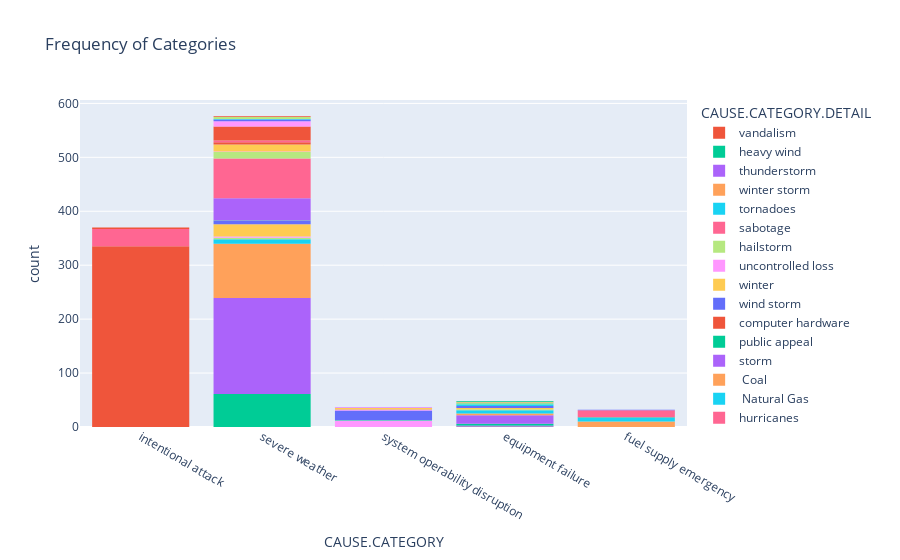

The notebook cell this image was saved under:
### Code cell
fig = px.histogram(df, x='CAUSE.CATEGORY', 
                   title='Frequency of Categories', 
                   color = 'CAUSE.CATEGORY.DETAIL',
                   labels={'x': 'Cause', 'y': 'Frequency'})
fig.show()

### Figure 1 — Plotly figure (JSON) as saved in the notebook; plotly's stock layout.template omitted (floating-point values rounded to 4 significant figures; data arrays with more than 128 entries replaced by an {"elided": "..."} marker saying what was removed)
{"data": [{"alignmentgroup": "True", "bingroup": "x", "hovertemplate": "CAUSE.CATEGORY.DETAIL=vandalism<br>CAUSE.CATEGORY=%{x}<br>count=%{y}<extra></extra>", "legendgroup": "vandalism", "marker": {"color": "#EF553B", "pattern": {"shape": ""}}, "name": "vandalism", "offsetgroup": "vandalism", "orientation": "v", "showlegend": true, "type": "histogram", "x": {"elided": "335 str values"}, "xaxis": "x", "yaxis": "y"}, {"alignmentgroup": "True", "bingroup": "x", "hovertemplate": "CAUSE.CATEGORY.DETAIL=heavy wind<br>CAUSE.CATEGORY=%{x}<br>count=%{y}<extra></extra>", "legendgroup": "heavy wind", "marker": {"color": "#00cc96", "pattern": {"shape": ""}}, "name": "heavy wind", "offsetgroup": "heavy wind", "orientation": "v", "showlegend": true, "type": "histogram", "x": ["severe weather", "severe weather", "severe weather", "severe weather", "severe weather", "severe weather", "severe weather", "severe weather", "severe weather", "severe weather", "severe weather", "severe weather", "severe weather", "severe weather", "severe weather", "severe weather", "severe weather", "severe weather", "severe weather", "severe weather", "severe weather", "severe weather", "severe weather", "severe weather", "severe weather", "severe weather", "severe weather", "severe weather", "severe weather", "severe weather", "severe weather", "severe weather", "severe weather", "severe weather", "severe weather", "severe weather", "severe weather", "severe weather", "severe weather", "severe weather", "severe weather", "severe weather", "severe weather", "severe weather", "severe weather", "severe weather", "severe weather", "severe weather", "severe weather", "severe weather", "severe weather", "severe weather", "severe weather", "severe weather", "severe weather", "severe weather", "severe weather", "severe weather", "severe weather", "severe weather", "severe weather"], "xaxis": "x", "yaxis": "y"}, {"alignmentgroup": "True", "bingroup": "x", "hovertemplate": "CAUSE.CATEGORY.DETAIL=thunderstorm<br>CAUSE.CATEGORY=%{x}<br>count=%{y}<extra></extra>", "legendgroup": "thunderstorm", "marker": {"color": "#ab63fa", "pattern": {"shape": ""}}, "name": "thunderstorm", "offsetgroup": "thunderstorm", "orientation": "v", "showlegend": true, "type": "histogram", "x": {"elided": "178 str values"}, "xaxis": "x", "yaxis": "y"}, {"alignmentgroup": "True", "bingroup": "x", "hovertemplate": "CAUSE.CATEGORY.DETAIL=winter storm<br>CAUSE.CATEGORY=%{x}<br>count=%{y}<extra></extra>", "legendgroup": "winter storm", "marker": {"color": "#FFA15A", "pattern": {"shape": ""}}, "name": "winter storm", "offsetgroup": "winter storm", "orientation": "v", "showlegend": true, "type": "histogram", "x": ["severe weather", "severe weather", "severe weather", "severe weather", "severe weather", "severe weather", "severe weather", "severe weather", "severe weather", "severe weather", "severe weather", "severe weather", "severe weather", "severe weather", "severe weather", "severe weather", "severe weather", "severe weather", "severe weather", "severe weather", "severe weather", "severe weather", "severe weather", "severe weather", "severe weather", "severe weather", "severe weather", "severe weather", "severe weather", "severe weather", "severe weather", "severe weather", "severe weather", "severe weather", "severe weather", "severe weather", "severe weather", "severe weather", "severe weather", "severe weather", "severe weather", "severe weather", "severe weather", "severe weather", "severe weather", "severe weather", "severe weather", "severe weather", "severe weather", "severe weather", "severe weather", "severe weather", "severe weather", "severe weather", "severe weather", "severe weather", "severe weather", "severe weather", "severe weather", "severe weather", "severe weather", "severe weather", "severe weather", "severe weather", "severe weather", "severe weather", "severe weather", "severe weather", "severe weather", "severe weather", "severe weather", "severe weather", "severe weather", "severe weather", "severe weather", "severe weather", "severe weather", "severe weather", "severe weather", "severe weather", "severe weather", "severe weather", "severe weather", "severe weather", "severe weather", "severe weather", "severe weather", "severe weather", "severe weather", "severe weather", "severe weather", "severe weather", "severe weather", "severe weather", "severe weather", "severe weather", "severe weather", "severe weather", "severe weather", "severe weather", "severe weather"], "xaxis": "x", "yaxis": "y"}, {"alignmentgroup": "True", "bingroup": "x", "hovertemplate": "CAUSE.CATEGORY.DETAIL=tornadoes<br>CAUSE.CATEGORY=%{x}<br>count=%{y}<extra></extra>", "legendgroup": "tornadoes", "marker": {"color": "#19d3f3", "pattern": {"shape": ""}}, "name": "tornadoes", "offsetgroup": "tornadoes", "orientation": "v", "showlegend": true, "type": "histogram", "x": ["severe weather", "severe weather", "severe weather", "severe weather", "severe weather", "severe weather", "severe weather", "severe weather"], "xaxis": "x", "yaxis": "y"}, {"alignmentgroup": "True", "bingroup": "x", "hovertemplate": "CAUSE.CATEGORY.DETAIL=sabotage<br>CAUSE.CATEGORY=%{x}<br>count=%{y}<extra></extra>", "legendgroup": "sabotage", "marker": {"color": "#FF6692", "pattern": {"shape": ""}}, "name": "sabotage", "offsetgroup": "sabotage", "orientation": "v", "showlegend": true, "type": "histogram", "x": ["intentional attack", "intentional attack", "intentional attack", "intentional attack", "intentional attack", "intentional attack", "intentional attack", "intentional attack", "intentional attack", "intentional attack", "intentional attack", "intentional attack", "intentional attack", "intentional attack", "intentional attack", "intentional attack", "intentional attack", "intentional attack", "intentional attack", "intentional attack", "intentional attack", "intentional attack", "intentional attack", "intentional attack", "intentional attack", "intentional attack", "intentional attack", "intentional attack", "intentional attack", "intentional attack", "intentional attack", "intentional attack"], "xaxis": "x", "yaxis": "y"}, {"alignmentgroup": "True", "bingroup": "x", "hovertemplate": "CAUSE.CATEGORY.DETAIL=hailstorm<br>CAUSE.CATEGORY=%{x}<br>count=%{y}<extra></extra>", "legendgroup": "hailstorm", "marker": {"color": "#B6E880", "pattern": {"shape": ""}}, "name": "hailstorm", "offsetgroup": "hailstorm", "orientation": "v", "showlegend": true, "type": "histogram", "x": ["severe weather", "severe weather", "severe weather"], "xaxis": "x", "yaxis": "y"}, {"alignmentgroup": "True", "bingroup": "x", "hovertemplate": "CAUSE.CATEGORY.DETAIL=uncontrolled loss<br>CAUSE.CATEGORY=%{x}<br>count=%{y}<extra></extra>", "legendgroup": "uncontrolled loss", "marker": {"color": "#FF97FF", "pattern": {"shape": ""}}, "name": "uncontrolled loss", "offsetgroup": "uncontrolled loss", "orientation": "v", "showlegend": true, "type": "histogram", "x": ["system operability disruption", "system operability disruption", "system operability disruption", "system operability disruption", "system operability disruption", "severe weather", "system operability disruption", "system operability disruption", "system operability disruption", "system operability disruption", "system operability disruption", "severe weather", "system operability disruption", "system operability disruption"], "xaxis": "x", "yaxis": "y"}, {"alignmentgroup": "True", "bingroup": "x", "hovertemplate": "CAUSE.CATEGORY.DETAIL=winter<br>CAUSE.CATEGORY=%{x}<br>count=%{y}<extra></extra>", "legendgroup": "winter", "marker": {"color": "#FECB52", "pattern": {"shape": ""}}, "name": "winter", "offsetgroup": "winter", "orientation": "v", "showlegend": true, "type": "histogram", "x": ["severe weather", "severe weather", "severe weather", "severe weather", "severe weather", "severe weather", "severe weather", "severe weather", "severe weather", "severe weather", "severe weather", "severe weather", "severe weather", "severe weather", "severe weather", "severe weather", "severe weather", "severe weather", "severe weather", "severe weather", "severe weather", "severe weather", "severe weather"], "xaxis": "x", "yaxis": "y"}, {"alignmentgroup": "True", "bingroup": "x", "hovertemplate": "CAUSE.CATEGORY.DETAIL=wind storm<br>CAUSE.CATEGORY=%{x}<br>count=%{y}<extra></extra>", "legendgroup": "wind storm", "marker": {"color": "#636efa", "pattern": {"shape": ""}}, "name": "wind storm", "offsetgroup": "wind storm", "orientation": "v", "showlegend": true, "type": "histogram", "x": ["severe weather", "severe weather", "severe weather", "severe weather", "severe weather", "severe weather"], "xaxis": "x", "yaxis": "y"}, {"alignmentgroup": "True", "bingroup": "x", "hovertemplate": "CAUSE.CATEGORY.DETAIL=computer hardware<br>CAUSE.CATEGORY=%{x}<br>count=%{y}<extra></extra>", "legendgroup": "computer hardware", "marker": {"color": "#EF553B", "pattern": {"shape": ""}}, "name": "computer hardware", "offsetgroup": "computer hardware", "orientation": "v", "showlegend": true, "type": "histogram", "x": ["equipment failure"], "xaxis": "x", "yaxis": "y"}, {"alignmentgroup": "True", "bingroup": "x", "hovertemplate": "CAUSE.CATEGORY.DETAIL=public appeal<br>CAUSE.CATEGORY=%{x}<br>count=%{y}<extra></extra>", "legendgroup": "public appeal", "marker": {"color": "#00cc96", "pattern": {"shape": ""}}, "name": "public appeal", "offsetgroup": "public appeal", "orientation": "v", "showlegend": true, "type": "histogram", "x": ["system operability disruption", "severe weather"], "xaxis": "x", "yaxis": "y"}, {"alignmentgroup": "True", "bingroup": "x", "hovertemplate": "CAUSE.CATEGORY.DETAIL=storm<br>CAUSE.CATEGORY=%{x}<br>count=%{y}<extra></extra>", "legendgroup": "storm", "marker": {"color": "#ab63fa", "pattern": {"shape": ""}}, "name": "storm", "offsetgroup": "storm", "orientation": "v", "showlegend": true, "type": "histogram", "x": ["severe weather", "severe weather", "severe weather", "severe weather", "severe weather", "severe weather", "severe weather", "severe weather", "severe weather", "severe weather", "severe weather", "severe weather", "severe weather", "severe weather", "severe weather", "severe weather", "severe weather", "severe weather", "severe weather", "severe weather", "severe weather", "severe weather", "severe weather", "severe weather", "severe weather", "severe weather", "severe weather", "severe weather", "severe weather", "severe weather", "severe weather", "severe weather", "severe weather", "severe weather", "severe weather", "severe weather", "severe weather", "severe weather", "severe weather", "severe weather", "severe weather"], "xaxis": "x", "yaxis": "y"}, {"alignmentgroup": "True", "bingroup": "x", "hovertemplate": "CAUSE.CATEGORY.DETAIL= Coal<br>CAUSE.CATEGORY=%{x}<br>count=%{y}<extra></extra>", "legendgroup": " Coal", "marker": {"color": "#FFA15A", "pattern": {"shape": ""}}, "name": " Coal", "offsetgroup": " Coal", "orientation": "v", "showlegend": true, "type": "histogram", "x": ["fuel supply emergency", "fuel supply emergency", "fuel supply emergency", "fuel supply emergency", "fuel supply emergency", "fuel supply emergency", "fuel supply emergency", "fuel supply emergency", "fuel supply emergency", "fuel supply emergency"], "xaxis": "x", "yaxis": "y"}, {"alignmentgroup": "True", "bingroup": "x", "hovertemplate": "CAUSE.CATEGORY.DETAIL= Natural Gas<br>CAUSE.CATEGORY=%{x}<br>count=%{y}<extra></extra>", "legendgroup": " Natural Gas", "marker": {"color": "#19d3f3", "pattern": {"shape": ""}}, "name": " Natural Gas", "offsetgroup": " Natural Gas", "orientation": "v", "showlegend": true, "type": "histogram", "x": ["fuel supply emergency", "fuel supply emergency", "fuel supply emergency", "fuel supply emergency", "fuel supply emergency", "fuel supply emergency", "fuel supply emergency"], "xaxis": "x", "yaxis": "y"}, {"alignmentgroup": "True", "bingroup": "x", "hovertemplate": "CAUSE.CATEGORY.DETAIL=hurricanes<br>CAUSE.CATEGORY=%{x}<br>count=%{y}<extra></extra>", "legendgroup": "hurricanes", "marker": {"color": "#FF6692", "pattern": {"shape": ""}}, "name": "hurricanes", "offsetgroup": "hurricanes", "orientation": "v", "showlegend": true, "type": "histogram", "x": ["severe weather", "severe weather", "severe weather", "severe weather", "severe weather", "severe weather", "severe weather", "severe weather", "severe weather", "severe weather", "severe weather", "severe weather", "severe weather", "severe weather", "severe weather", "severe weather", "severe weather", "severe weather", "severe weather", "severe weather", "severe weather", "severe weather", "severe weather", "severe weather", "severe weather", "severe weather", "severe weather", "severe weather", "severe weather", "severe weather", "severe weather", "severe weather", "severe weather", "severe weather", "severe weather", "severe weather", "severe weather", "severe weather", "severe weather", "severe weather", "severe weather", "severe weather", "severe weather", "severe weather", "severe weather", "severe weather", "severe weather", "severe weather", "severe weather", "severe weather", "severe weather", "severe weather", "severe weather", "severe weather", "severe weather", "severe weather", "severe weather", "severe weather", "severe weather", "severe weather", "severe weather", "severe weather", "severe weather", "severe weather", "severe weather", "severe weather", "severe weather", "severe weather", "severe weather", "severe weather", "severe weather", "severe weather", "severe weather", "severe weather"], "xaxis": "x", "yaxis": "y"}, {"alignmentgroup": "True", "bingroup": "x", "hovertemplate": "CAUSE.CATEGORY.DETAIL=wind/rain<br>CAUSE.CATEGORY=%{x}<br>count=%{y}<extra></extra>", "legendgroup": "wind/rain", "marker": {"color": "#B6E880", "pattern": {"shape": ""}}, "name": "wind/rain", "offsetgroup": "wind/rain", "orientation": "v", "showlegend": true, "type": "histogram", "x": ["severe weather", "severe weather", "severe weather", "severe weather", "severe weather", "severe weather", "severe weather", "severe weather", "severe weather", "severe weather", "severe weather", "severe weather"], "xaxis": "x", "yaxis": "y"}, {"alignmentgroup": "True", "bingroup": "x", "hovertemplate": "CAUSE.CATEGORY.DETAIL=snow/ice storm<br>CAUSE.CATEGORY=%{x}<br>count=%{y}<extra></extra>", "legendgroup": "snow/ice storm", "marker": {"color": "#FF97FF", "pattern": {"shape": ""}}, "name": "snow/ice storm", "offsetgroup": "snow/ice storm", "orientation": "v", "showlegend": true, "type": "histogram", "x": ["severe weather"], "xaxis": "x", "yaxis": "y"}, {"alignmentgroup": "True", "bingroup": "x", "hovertemplate": "CAUSE.CATEGORY.DETAIL=snow/ice <br>CAUSE.CATEGORY=%{x}<br>count=%{y}<extra></extra>", "legendgroup": "snow/ice ", "marker": {"color": "#FECB52", "pattern": {"shape": ""}}, "name": "snow/ice ", "offsetgroup": "snow/ice ", "orientation": "v", "showlegend": true, "type": "histogram", "x": ["severe weather", "severe weather", "severe weather", "severe weather", "severe weather", "severe weather", "severe weather", "severe weather", "severe weather", "severe weather", "severe weather", "severe weather", "severe weather"], "xaxis": "x", "yaxis": "y"}, {"alignmentgroup": "True", "bingroup": "x", "hovertemplate": "CAUSE.CATEGORY.DETAIL=transmission interruption<br>CAUSE.CATEGORY=%{x}<br>count=%{y}<extra></extra>", "legendgroup": "transmission interruption", "marker": {"color": "#636efa", "pattern": {"shape": ""}}, "name": "transmission interruption", "offsetgroup": "transmission interruption", "orientation": "v", "showlegend": true, "type": "histogram", "x": ["equipment failure", "system operability disruption", "system operability disruption", "system operability disruption", "system operability disruption", "equipment failure", "system operability disruption", "system operability disruption", "system operability disruption", "system operability disruption", "system operability disruption", "system operability disruption", "system operability disruption", "system operability disruption", "system operability disruption", "system operability disruption", "system operability disruption", "system operability disruption", "system operability disruption"], "xaxis": "x", "yaxis": "y"}, {"alignmentgroup": "True", "bingroup": "x", "hovertemplate": "CAUSE.CATEGORY.DETAIL=flooding<br>CAUSE.CATEGORY=%{x}<br>count=%{y}<extra></extra>", "legendgroup": "flooding", "marker": {"color": "#EF553B", "pattern": {"shape": ""}}, "name": "flooding", "offsetgroup": "flooding", "orientation": "v", "showlegend": true, "type": "histogram", "x": ["severe weather", "severe weather", "severe weather", "severe weather"], "xaxis": "x", "yaxis": "y"}, {"alignmentgroup": "True", "bingroup": "x", "hovertemplate": "CAUSE.CATEGORY.DETAIL=transformer outage<br>CAUSE.CATEGORY=%{x}<br>count=%{y}<extra></extra>", "legendgroup": "transformer outage", "marker": {"color": "#00cc96", "pattern": {"shape": ""}}, "name": "transformer outage", "offsetgroup": "transformer outage", "orientation": "v", "showlegend": true, "type": "histogram", "x": ["equipment failure", "equipment failure", "equipment failure"], "xaxis": "x", "yaxis": "y"}, {"alignmentgroup": "True", "bingroup": "x", "hovertemplate": "CAUSE.CATEGORY.DETAIL=generator trip<br>CAUSE.CATEGORY=%{x}<br>count=%{y}<extra></extra>", "legendgroup": "generator trip", "marker": {"color": "#ab63fa", "pattern": {"shape": ""}}, "name": "generator trip", "offsetgroup": "generator trip", "orientation": "v", "showlegend": true, "type": "histogram", "x": ["equipment failure", "equipment failure", "equipment failure", "equipment failure", "equipment failure", "equipment failure", "equipment failure", "equipment failure", "equipment failure", "equipment failure", "equipment failure", "equipment failure", "equipment failure", "equipment failure", "equipment failure", "equipment failure"], "xaxis": "x", "yaxis": "y"}, {"alignmentgroup": "True", "bingroup": "x", "hovertemplate": "CAUSE.CATEGORY.DETAIL=relaying malfunction<br>CAUSE.CATEGORY=%{x}<br>count=%{y}<extra></extra>", "legendgroup": "relaying malfunction", "marker": {"color": "#FFA15A", "pattern": {"shape": ""}}, "name": "relaying malfunction", "offsetgroup": "relaying malfunction", "orientation": "v", "showlegend": true, "type": "histogram", "x": ["equipment failure", "equipment failure", "equipment failure"], "xaxis": "x", "yaxis": "y"}, {"alignmentgroup": "True", "bingroup": "x", "hovertemplate": "CAUSE.CATEGORY.DETAIL=transmission trip<br>CAUSE.CATEGORY=%{x}<br>count=%{y}<extra></extra>", "legendgroup": "transmission trip", "marker": {"color": "#19d3f3", "pattern": {"shape": ""}}, "name": "transmission trip", "offsetgroup": "transmission trip", "orientation": "v", "showlegend": true, "type": "histogram", "x": ["equipment failure", "equipment failure", "equipment failure", "equipment failure", "equipment failure", "equipment failure"], "xaxis": "x", "yaxis": "y"}, {"alignmentgroup": "True", "bingroup": "x", "hovertemplate": "CAUSE.CATEGORY.DETAIL=lightning<br>CAUSE.CATEGORY=%{x}<br>count=%{y}<extra></extra>", "legendgroup": "lightning", "marker": {"color": "#FF6692", "pattern": {"shape": ""}}, "name": "lightning", "offsetgroup": "lightning", "orientation": "v", "showlegend": true, "type": "histogram", "x": ["severe weather", "severe weather", "severe weather"], "xaxis": "x", "yaxis": "y"}, {"alignmentgroup": "True", "bingroup": "x", "hovertemplate": "CAUSE.CATEGORY.DETAIL=switching<br>CAUSE.CATEGORY=%{x}<br>count=%{y}<extra></extra>", "legendgroup": "switching", "marker": {"color": "#B6E880", "pattern": {"shape": ""}}, "name": "switching", "offsetgroup": "switching", "orientation": "v", "showlegend": true, "type": "histogram", "x": ["equipment failure", "equipment failure"], "xaxis": "x", "yaxis": "y"}, {"alignmentgroup": "True", "bingroup": "x", "hovertemplate": "CAUSE.CATEGORY.DETAIL=shed load<br>CAUSE.CATEGORY=%{x}<br>count=%{y}<extra></extra>", "legendgroup": "shed load", "marker": {"color": "#FF97FF", "pattern": {"shape": ""}}, "name": "shed load", "offsetgroup": "shed load", "orientation": "v", "showlegend": true, "type": "histogram", "x": ["system operability disruption"], "xaxis": "x", "yaxis": "y"}, {"alignmentgroup": "True", "bingroup": "x", "hovertemplate": "CAUSE.CATEGORY.DETAIL=line fault<br>CAUSE.CATEGORY=%{x}<br>count=%{y}<extra></extra>", "legendgroup": "line fault", "marker": {"color": "#FECB52", "pattern": {"shape": ""}}, "name": "line fault", "offsetgroup": "line fault", "orientation": "v", "showlegend": true, "type": "histogram", "x": ["equipment failure", "equipment failure"], "xaxis": "x", "yaxis": "y"}, {"alignmentgroup": "True", "bingroup": "x", "hovertemplate": "CAUSE.CATEGORY.DETAIL=breaker trip<br>CAUSE.CATEGORY=%{x}<br>count=%{y}<extra></extra>", "legendgroup": "breaker trip", "marker": {"color": "#636efa", "pattern": {"shape": ""}}, "name": "breaker trip", "offsetgroup": "breaker trip", "orientation": "v", "showlegend": true, "type": "histogram", "x": ["equipment failure", "equipment failure", "equipment failure", "equipment failure"], "xaxis": "x", "yaxis": "y"}, {"alignmentgroup": "True", "bingroup": "x", "hovertemplate": "CAUSE.CATEGORY.DETAIL=wildfire<br>CAUSE.CATEGORY=%{x}<br>count=%{y}<extra></extra>", "legendgroup": "wildfire", "marker": {"color": "#EF553B", "pattern": {"shape": ""}}, "name": "wildfire", "offsetgroup": "wildfire", "orientation": "v", "showlegend": true, "type": "histogram", "x": ["severe weather", "severe weather", "severe weather", "severe weather", "severe weather", "severe weather", "severe weather", "severe weather", "severe weather", "severe weather", "severe weather", "severe weather", "severe weather", "severe weather", "severe weather", "severe weather", "severe weather", "severe weather", "severe weather", "severe weather", "severe weather", "severe weather", "severe weather", "severe weather", "severe weather", "severe weather"], "xaxis": "x", "yaxis": "y"}, {"alignmentgroup": "True", "bingroup": "x", "hovertemplate": "CAUSE.CATEGORY.DETAIL= Hydro<br>CAUSE.CATEGORY=%{x}<br>count=%{y}<extra></extra>", "legendgroup": " Hydro", "marker": {"color": "#00cc96", "pattern": {"shape": ""}}, "name": " Hydro", "offsetgroup": " Hydro", "orientation": "v", "showlegend": true, "type": "histogram", "x": ["fuel supply emergency"], "xaxis": "x", "yaxis": "y"}, {"alignmentgroup": "True", "bingroup": "x", "hovertemplate": "CAUSE.CATEGORY.DETAIL=majorsystem interruption<br>CAUSE.CATEGORY=%{x}<br>count=%{y}<extra></extra>", "legendgroup": "majorsystem interruption", "marker": {"color": "#ab63fa", "pattern": {"shape": ""}}, "name": "majorsystem interruption", "offsetgroup": "majorsystem interruption", "orientation": "v", "showlegend": true, "type": "histogram", "x": ["system operability disruption"], "xaxis": "x", "yaxis": "y"}, {"alignmentgroup": "True", "bingroup": "x", "hovertemplate": "CAUSE.CATEGORY.DETAIL=voltage reduction<br>CAUSE.CATEGORY=%{x}<br>count=%{y}<extra></extra>", "legendgroup": "voltage reduction", "marker": {"color": "#FFA15A", "pattern": {"shape": ""}}, "name": "voltage reduction", "offsetgroup": "voltage reduction", "orientation": "v", "showlegend": true, "type": "histogram", "x": ["system operability disruption"], "xaxis": "x", "yaxis": "y"}, {"alignmentgroup": "True", "bingroup": "x", "hovertemplate": "CAUSE.CATEGORY.DETAIL=transmission<br>CAUSE.CATEGORY=%{x}<br>count=%{y}<extra></extra>", "legendgroup": "transmission", "marker": {"color": "#19d3f3", "pattern": {"shape": ""}}, "name": "transmission", "offsetgroup": "transmission", "orientation": "v", "showlegend": true, "type": "histogram", "x": ["equipment failure", "equipment failure", "equipment failure"], "xaxis": "x", "yaxis": "y"}, {"alignmentgroup": "True", "bingroup": "x", "hovertemplate": "CAUSE.CATEGORY.DETAIL=Coal<br>CAUSE.CATEGORY=%{x}<br>count=%{y}<extra></extra>", "legendgroup": "Coal", "marker": {"color": "#FF6692", "pattern": {"shape": ""}}, "name": "Coal", "offsetgroup": "Coal", "orientation": "v", "showlegend": true, "type": "histogram", "x": ["fuel supply emergency", "fuel supply emergency", "fuel supply emergency", "fuel supply emergency", "fuel supply emergency", "fuel supply emergency", "fuel supply emergency", "fuel supply emergency"], "xaxis": "x", "yaxis": "y"}, {"alignmentgroup": "True", "bingroup": "x", "hovertemplate": "CAUSE.CATEGORY.DETAIL=substation<br>CAUSE.CATEGORY=%{x}<br>count=%{y}<extra></extra>", "legendgroup": "substation", "marker": {"color": "#B6E880", "pattern": {"shape": ""}}, "name": "substation", "offsetgroup": "substation", "orientation": "v", "showlegend": true, "type": "histogram", "x": ["equipment failure", "equipment failure"], "xaxis": "x", "yaxis": "y"}, {"alignmentgroup": "True", "bingroup": "x", "hovertemplate": "CAUSE.CATEGORY.DETAIL=heatwave<br>CAUSE.CATEGORY=%{x}<br>count=%{y}<extra></extra>", "legendgroup": "heatwave", "marker": {"color": "#FF97FF", "pattern": {"shape": ""}}, "name": "heatwave", "offsetgroup": "heatwave", "orientation": "v", "showlegend": true, "type": "histogram", "x": ["severe weather", "severe weather", "severe weather", "severe weather", "severe weather", "severe weather", "severe weather", "severe weather", "severe weather", "severe weather"], "xaxis": "x", "yaxis": "y"}, {"alignmentgroup": "True", "bingroup": "x", "hovertemplate": "CAUSE.CATEGORY.DETAIL=distribution interruption<br>CAUSE.CATEGORY=%{x}<br>count=%{y}<extra></extra>", "legendgroup": "distribution interruption", "marker": {"color": "#FECB52", "pattern": {"shape": ""}}, "name": "distribution interruption", "offsetgroup": "distribution interruption", "orientation": "v", "showlegend": true, "type": "histogram", "x": ["system operability disruption", "system operability disruption"], "xaxis": "x", "yaxis": "y"}, {"alignmentgroup": "True", "bingroup": "x", "hovertemplate": "CAUSE.CATEGORY.DETAIL=wind<br>CAUSE.CATEGORY=%{x}<br>count=%{y}<extra></extra>", "legendgroup": "wind", "marker": {"color": "#636efa", "pattern": {"shape": ""}}, "name": "wind", "offsetgroup": "wind", "orientation": "v", "showlegend": true, "type": "histogram", "x": ["severe weather", "severe weather", "severe weather"], "xaxis": "x", "yaxis": "y"}, {"alignmentgroup": "True", "bingroup": "x", "hovertemplate": "CAUSE.CATEGORY.DETAIL=suspicious activity<br>CAUSE.CATEGORY=%{x}<br>count=%{y}<extra></extra>", "legendgroup": "suspicious activity", "marker": {"color": "#EF553B", "pattern": {"shape": ""}}, "name": "suspicious activity", "offsetgroup": "suspicious activity", "orientation": "v", "showlegend": true, "type": "histogram", "x": ["intentional attack", "intentional attack", "intentional attack"], "xaxis": "x", "yaxis": "y"}, {"alignmentgroup": "True", "bingroup": "x", "hovertemplate": "CAUSE.CATEGORY.DETAIL=feeder shutdown<br>CAUSE.CATEGORY=%{x}<br>count=%{y}<extra></extra>", "legendgroup": "feeder shutdown", "marker": {"color": "#00cc96", "pattern": {"shape": ""}}, "name": "feeder shutdown", "offsetgroup": "feeder shutdown", "orientation": "v", "showlegend": true, "type": "histogram", "x": ["equipment failure"], "xaxis": "x", "yaxis": "y"}, {"alignmentgroup": "True", "bingroup": "x", "hovertemplate": "CAUSE.CATEGORY.DETAIL=100 MW loadshed<br>CAUSE.CATEGORY=%{x}<br>count=%{y}<extra></extra>", "legendgroup": "100 MW loadshed", "marker": {"color": "#ab63fa", "pattern": {"shape": ""}}, "name": "100 MW loadshed", "offsetgroup": "100 MW loadshed", "orientation": "v", "showlegend": true, "type": "histogram", "x": ["system operability disruption"], "xaxis": "x", "yaxis": "y"}, {"alignmentgroup": "True", "bingroup": "x", "hovertemplate": "CAUSE.CATEGORY.DETAIL=plant trip<br>CAUSE.CATEGORY=%{x}<br>count=%{y}<extra></extra>", "legendgroup": "plant trip", "marker": {"color": "#FFA15A", "pattern": {"shape": ""}}, "name": "plant trip", "offsetgroup": "plant trip", "orientation": "v", "showlegend": true, "type": "histogram", "x": ["equipment failure"], "xaxis": "x", "yaxis": "y"}, {"alignmentgroup": "True", "bingroup": "x", "hovertemplate": "CAUSE.CATEGORY.DETAIL=fog<br>CAUSE.CATEGORY=%{x}<br>count=%{y}<extra></extra>", "legendgroup": "fog", "marker": {"color": "#19d3f3", "pattern": {"shape": ""}}, "name": "fog", "offsetgroup": "fog", "orientation": "v", "showlegend": true, "type": "histogram", "x": ["severe weather"], "xaxis": "x", "yaxis": "y"}, {"alignmentgroup": "True", "bingroup": "x", "hovertemplate": "CAUSE.CATEGORY.DETAIL=Hydro<br>CAUSE.CATEGORY=%{x}<br>count=%{y}<extra></extra>", "legendgroup": "Hydro", "marker": {"color": "#FF6692", "pattern": {"shape": ""}}, "name": "Hydro", "offsetgroup": "Hydro", "orientation": "v", "showlegend": true, "type": "histogram", "x": ["fuel supply emergency", "fuel supply emergency", "fuel supply emergency", "fuel supply emergency", "fuel supply emergency"], "xaxis": "x", "yaxis": "y"}, {"alignmentgroup": "True", "bingroup": "x", "hovertemplate": "CAUSE.CATEGORY.DETAIL=earthquake<br>CAUSE.CATEGORY=%{x}<br>count=%{y}<extra></extra>", "legendgroup": "earthquake", "marker": {"color": "#B6E880", "pattern": {"shape": ""}}, "name": "earthquake", "offsetgroup": "earthquake", "orientation": "v", "showlegend": true, "type": "histogram", "x": ["severe weather", "severe weather", "severe weather", "severe weather"], "xaxis": "x", "yaxis": "y"}, {"alignmentgroup": "True", "bingroup": "x", "hovertemplate": "CAUSE.CATEGORY.DETAIL=HVSubstation interruption<br>CAUSE.CATEGORY=%{x}<br>count=%{y}<extra></extra>", "legendgroup": "HVSubstation interruption", "marker": {"color": "#FF97FF", "pattern": {"shape": ""}}, "name": "HVSubstation interruption", "offsetgroup": "HVSubstation interruption", "orientation": "v", "showlegend": true, "type": "histogram", "x": ["system operability disruption"], "xaxis": "x", "yaxis": "y"}, {"alignmentgroup": "True", "bingroup": "x", "hovertemplate": "CAUSE.CATEGORY.DETAIL=cables<br>CAUSE.CATEGORY=%{x}<br>count=%{y}<extra></extra>", "legendgroup": "cables", "marker": {"color": "#FECB52", "pattern": {"shape": ""}}, "name": "cables", "offsetgroup": "cables", "orientation": "v", "showlegend": true, "type": "histogram", "x": ["equipment failure"], "xaxis": "x", "yaxis": "y"}, {"alignmentgroup": "True", "bingroup": "x", "hovertemplate": "CAUSE.CATEGORY.DETAIL=Petroleum<br>CAUSE.CATEGORY=%{x}<br>count=%{y}<extra></extra>", "legendgroup": "Petroleum", "marker": {"color": "#636efa", "pattern": {"shape": ""}}, "name": "Petroleum", "offsetgroup": "Petroleum", "orientation": "v", "showlegend": true, "type": "histogram", "x": ["fuel supply emergency"], "xaxis": "x", "yaxis": "y"}, {"alignmentgroup": "True", "bingroup": "x", "hovertemplate": "CAUSE.CATEGORY.DETAIL=thunderstorm; islanding<br>CAUSE.CATEGORY=%{x}<br>count=%{y}<extra></extra>", "legendgroup": "thunderstorm; islanding", "marker": {"color": "#EF553B", "pattern": {"shape": ""}}, "name": "thunderstorm; islanding", "offsetgroup": "thunderstorm; islanding", "orientation": "v", "showlegend": true, "type": "histogram", "x": ["severe weather"], "xaxis": "x", "yaxis": "y"}, {"alignmentgroup": "True", "bingroup": "x", "hovertemplate": "CAUSE.CATEGORY.DETAIL=failure<br>CAUSE.CATEGORY=%{x}<br>count=%{y}<extra></extra>", "legendgroup": "failure", "marker": {"color": "#00cc96", "pattern": {"shape": ""}}, "name": "failure", "offsetgroup": "failure", "orientation": "v", "showlegend": true, "type": "histogram", "x": ["equipment failure"], "xaxis": "x", "yaxis": "y"}], "layout": {"barmode": "relative", "legend": {"title": {"text": "CAUSE.CATEGORY.DETAIL"}, "tracegroupgap": 0}, "title": {"text": "Frequency of Categories"}, "xaxis": {"anchor": "y", "domain": [0, 1], "title": {"text": "CAUSE.CATEGORY"}}, "yaxis": {"anchor": "x", "domain": [0, 1], "title": {"text": "count"}}}}
